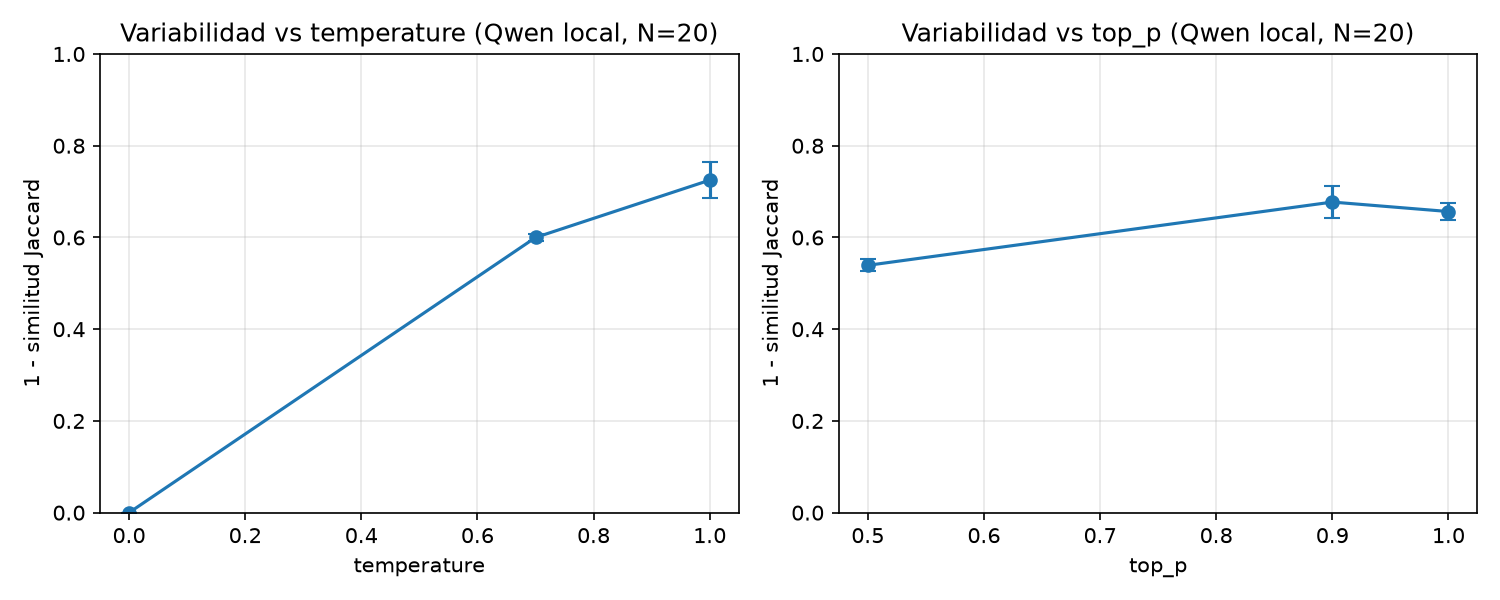

Write the Python code that produced this figure.
"""Semana 2: cuánto varía la respuesta según temperature y top_p.

Modelo local en LM Studio (servidor compatible con OpenAI).
Uso:  python variabilidad.py [N]        (N por defecto = 20)

Para cada valor se piden N respuestas al mismo prompt.
Variabilidad de una respuesta i = 1 - promedio de Jaccard(i, j) contra las demás.
Variabilidad del valor = promedio de esas N cifras (0 = todas idénticas).
Con las N cifras por respuesta se calculan desviación estándar, error estándar
e intervalo de confianza al 95 % (aprox. normal).
"""
import csv
import os
import re
import statistics
import sys

import matplotlib.pyplot as plt
from openai import OpenAI

BASE_URL = "http://localhost:1234/v1"
MODEL = "qwen3.8-27b-mlx@4bit"
PROMPT = "Explica en tres frases qué es el punto de reorden de un SKU y cuándo conviene revisarlo."
N = int(sys.argv[1]) if len(sys.argv) > 1 else 20
MAX_TOKENS = 600                 # margen para el razonamiento interno del modelo
TEMPERATURES = [0.0, 0.7, 1.0]   # barrido con top_p = 1.0
TOP_PS = [0.5, 0.9, 1.0]         # barrido con temperature = 1.0

DIR = os.path.dirname(os.path.abspath(__file__))
client = OpenAI(base_url=BASE_URL, api_key="lm-studio")


def responder(temperature, top_p):
    r = client.chat.completions.create(
        model=MODEL,
        messages=[{"role": "user", "content": PROMPT}],
        temperature=temperature,
        top_p=top_p,
        max_tokens=MAX_TOKENS,
    )
    texto = r.choices[0].message.content or ""
    # Quita el bloque de razonamiento <think>...</think> si el modelo lo emite
    return re.sub(r"<think>.*?</think>", "", texto, flags=re.S).strip()


def jaccard(a, b):
    A, B = set(a.lower().split()), set(b.lower().split())
    return len(A & B) / len(A | B) if A | B else 1.0


def cifras_por_respuesta(respuestas):
    """Una cifra por respuesta: 1 - Jaccard promedio contra las otras."""
    n = len(respuestas)
    return [
        1 - statistics.mean(jaccard(respuestas[i], respuestas[j])
                            for j in range(n) if j != i)
        for i in range(n)
    ]


def estadisticas(cifras):
    n = len(cifras)
    media = statistics.mean(cifras)
    desv = statistics.stdev(cifras) if n > 1 else 0.0
    ee = desv / n ** 0.5
    return media, desv, media - 1.96 * ee, media + 1.96 * ee


barridos = {
    "temperature": [(v, dict(temperature=v, top_p=1.0)) for v in TEMPERATURES],
    "top_p": [(v, dict(temperature=1.0, top_p=v)) for v in TOP_PS],
}

filas, resumen = [], []

for nombre, casos in barridos.items():
    for valor, params in casos:
        respuestas = [responder(**params) for _ in range(N)]
        for i, texto in enumerate(respuestas, 1):
            filas.append((nombre, valor, i, texto))
        cifras = cifras_por_respuesta(respuestas)
        media, desv, ic_inf, ic_sup = estadisticas(cifras)
        resumen.append((nombre, valor, N, media, desv, ic_inf, ic_sup))
        print(f"{nombre}={valor}: variabilidad {media:.3f} "
              f"(desv {desv:.3f}, IC95 [{ic_inf:.3f}, {ic_sup:.3f}], N={N})")

with open(os.path.join(DIR, "variabilidad_respuestas.csv"), "w", newline="", encoding="utf-8") as f:
    w = csv.writer(f)
    w.writerow(["barrido", "valor", "corrida", "respuesta"])
    w.writerows(filas)

with open(os.path.join(DIR, "variabilidad_resumen.csv"), "w", newline="", encoding="utf-8") as f:
    w = csv.writer(f)
    w.writerow(["barrido", "valor", "n", "variabilidad", "desv_estandar", "ic95_inf", "ic95_sup"])
    w.writerows(resumen)

fig, ejes = plt.subplots(1, 2, figsize=(10, 4))
for ax, nombre in zip(ejes, barridos):
    filas_b = [r for r in resumen if r[0] == nombre]
    xs = [r[1] for r in filas_b]
    ys = [r[3] for r in filas_b]
    err = [[r[3] - r[5] for r in filas_b], [r[6] - r[3] for r in filas_b]]
    ax.errorbar(xs, ys, yerr=err, marker="o", capsize=4)
    ax.set_title(f"Variabilidad vs {nombre} (Qwen local, N={N})")
    ax.set_xlabel(nombre)
    ax.set_ylabel("1 - similitud Jaccard")
    ax.set_ylim(0, 1)
    ax.grid(alpha=0.3)
fig.tight_layout()
fig.savefig(os.path.join(DIR, "variabilidad.png"), dpi=150)
print(f"gráfica y CSV guardados en {DIR}")
